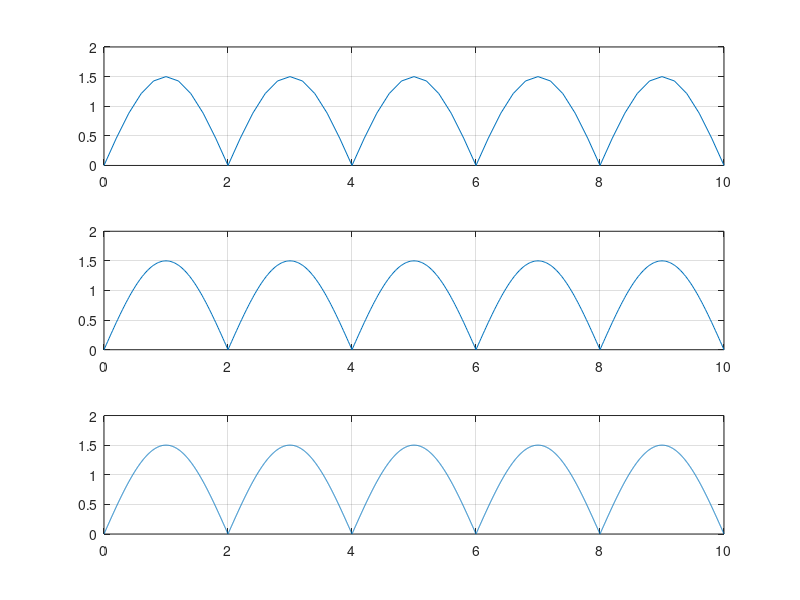

This figure's MATLAB source:
%semnal redresat dublu alternanta de amplitudine 1.5, perioada 4s si pas
%0.2
t1=0:0.2:10;                   
s1=abs(1.5*sin(2*pi*0.25*t1)); 
subplot(3,1,1)
plot(t1,s1),grid
%semnal redresat dublu alternanta de amplitudine 1.5, perioada 4s si pas
%0.02
t2=0:0.02:10;
s2=abs(1.5*sin(2*pi*0.25*t2));
subplot(3,1,2)
plot(t2,s2),grid
%semnal redresat dublu alternanta de amplitudine 1.5, perioada 4s si pas
%0.002
t3=0:0.002:10;
s3=abs(1.5*sin(2*pi*0.25*t3));
subplot(3,1,3)
plot(t3,s3),grid



    